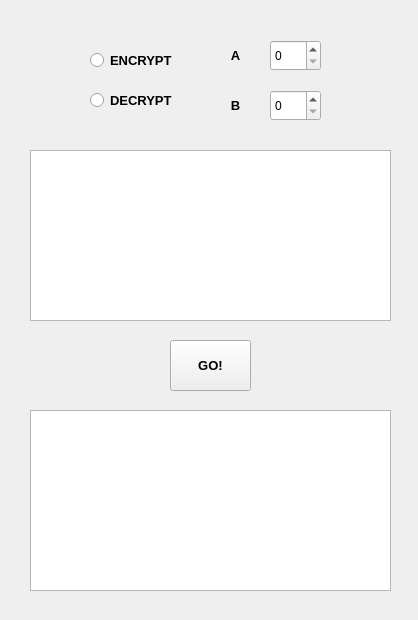
<?xml version="1.0" encoding="UTF-8"?>
<ui version="4.0">
 <class>MainWindow</class>
 <widget class="QMainWindow" name="MainWindow">
  <property name="geometry">
   <rect>
    <x>0</x>
    <y>0</y>
    <width>418</width>
    <height>620</height>
   </rect>
  </property>
  <property name="windowTitle">
   <string>MainWindow</string>
  </property>
  <widget class="QWidget" name="centralwidget">
   <widget class="QTextBrowser" name="textBrowser">
    <property name="geometry">
     <rect>
      <x>30</x>
      <y>410</y>
      <width>361</width>
      <height>181</height>
     </rect>
    </property>
   </widget>
   <widget class="QPushButton" name="go">
    <property name="geometry">
     <rect>
      <x>170</x>
      <y>340</y>
      <width>81</width>
      <height>51</height>
     </rect>
    </property>
    <property name="font">
     <font>
      <pointsize>10</pointsize>
      <weight>75</weight>
      <bold>true</bold>
     </font>
    </property>
    <property name="text">
     <string>GO!</string>
    </property>
   </widget>
   <widget class="QTextEdit" name="textEdit">
    <property name="geometry">
     <rect>
      <x>30</x>
      <y>150</y>
      <width>361</width>
      <height>171</height>
     </rect>
    </property>
   </widget>
   <widget class="QRadioButton" name="decrypt">
    <property name="geometry">
     <rect>
      <x>90</x>
      <y>90</y>
      <width>111</width>
      <height>21</height>
     </rect>
    </property>
    <property name="font">
     <font>
      <pointsize>10</pointsize>
      <weight>75</weight>
      <bold>true</bold>
     </font>
    </property>
    <property name="text">
     <string>DECRYPT</string>
    </property>
   </widget>
   <widget class="QRadioButton" name="encrypt">
    <property name="geometry">
     <rect>
      <x>90</x>
      <y>50</y>
      <width>111</width>
      <height>21</height>
     </rect>
    </property>
    <property name="font">
     <font>
      <pointsize>10</pointsize>
      <weight>75</weight>
      <bold>true</bold>
     </font>
    </property>
    <property name="text">
     <string>ENCRYPT</string>
    </property>
   </widget>
   <widget class="QLabel" name="label">
    <property name="geometry">
     <rect>
      <x>220</x>
      <y>40</y>
      <width>31</width>
      <height>31</height>
     </rect>
    </property>
    <property name="font">
     <font>
      <pointsize>10</pointsize>
      <weight>75</weight>
      <bold>true</bold>
     </font>
    </property>
    <property name="layoutDirection">
     <enum>Qt::LeftToRight</enum>
    </property>
    <property name="text">
     <string>A</string>
    </property>
    <property name="alignment">
     <set>Qt::AlignCenter</set>
    </property>
   </widget>
   <widget class="QLabel" name="label_2">
    <property name="geometry">
     <rect>
      <x>220</x>
      <y>90</y>
      <width>31</width>
      <height>31</height>
     </rect>
    </property>
    <property name="font">
     <font>
      <pointsize>10</pointsize>
      <weight>75</weight>
      <bold>true</bold>
     </font>
    </property>
    <property name="layoutDirection">
     <enum>Qt::LeftToRight</enum>
    </property>
    <property name="text">
     <string>B</string>
    </property>
    <property name="alignment">
     <set>Qt::AlignCenter</set>
    </property>
   </widget>
   <widget class="QSpinBox" name="spinBox_A">
    <property name="geometry">
     <rect>
      <x>270</x>
      <y>40</y>
      <width>51</width>
      <height>31</height>
     </rect>
    </property>
    <property name="maximum">
     <number>25</number>
    </property>
    <property name="singleStep">
     <number>1</number>
    </property>
    <property name="value">
     <number>0</number>
    </property>
   </widget>
   <widget class="QSpinBox" name="spinBox_B">
    <property name="geometry">
     <rect>
      <x>270</x>
      <y>90</y>
      <width>51</width>
      <height>31</height>
     </rect>
    </property>
    <property name="maximum">
     <number>25</number>
    </property>
   </widget>
  </widget>
 </widget>
 <resources/>
 <connections/>
</ui>
